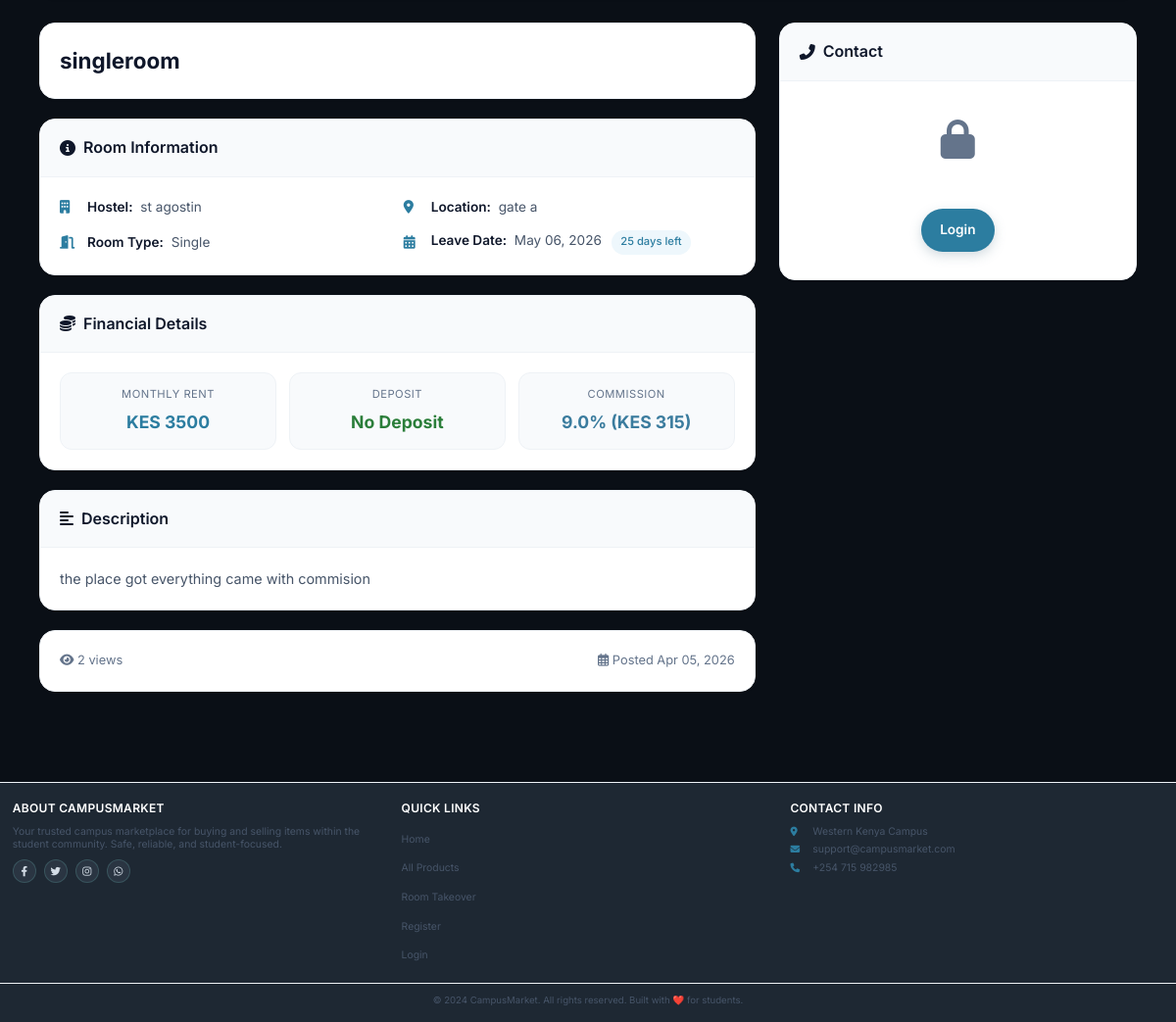
The app's page /rooms/13 (lower part), older data.
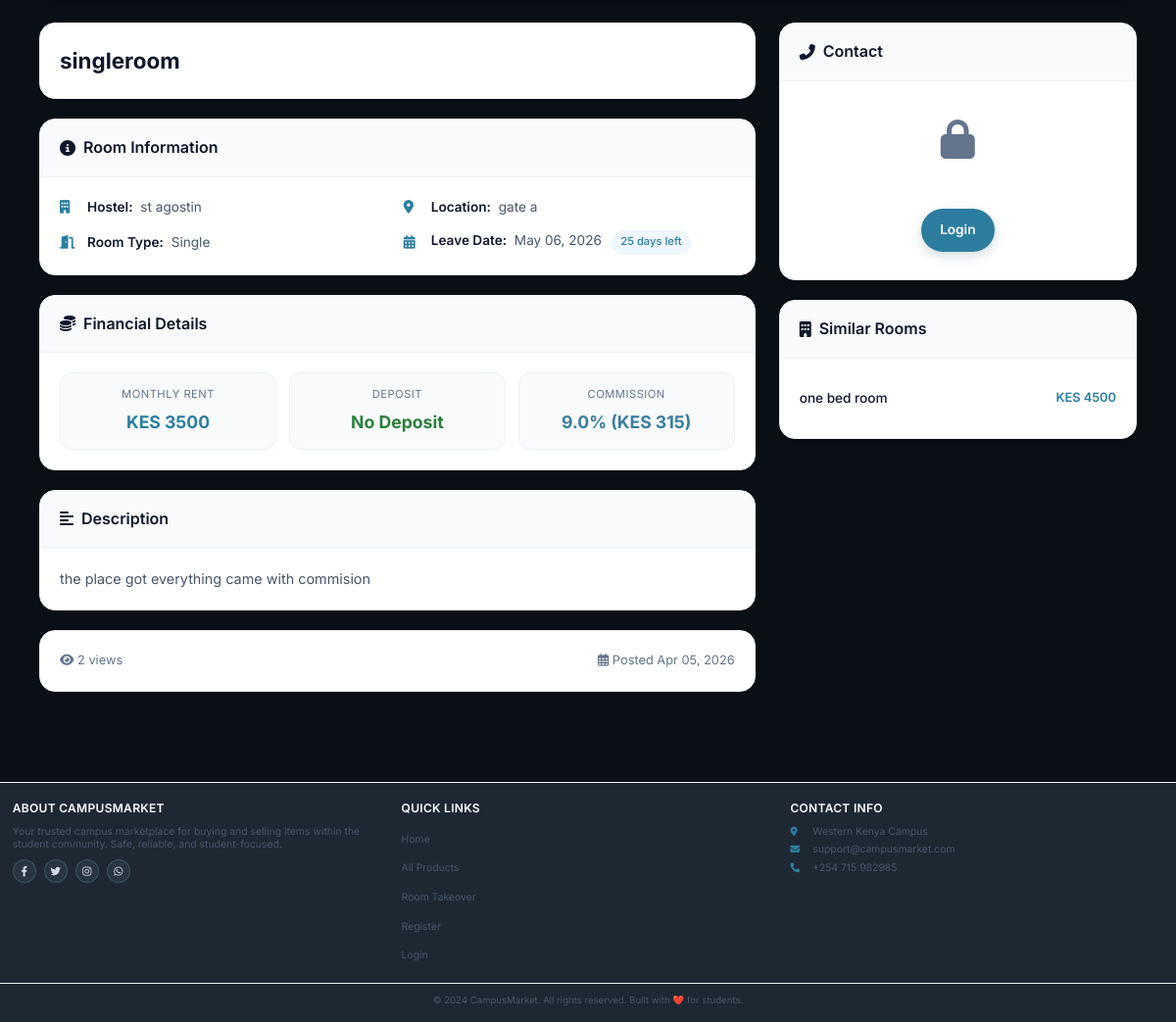
The same page, newer data.
### app/models.py (models this page shows, shortened)
class Product(db.Model):
    __tablename__ = 'products'
    id = db.Column(db.Integer, primary_key=True)
    title = db.Column(db.String(100), nullable=False)
    description = db.Column(db.Text)
    price = db.Column(db.Float, nullable=False)
    condition = db.Column(db.String(20))
    contact_info = db.Column(db.Text)
    is_fast_moving = db.Column(db.Boolean, default=False)
    is_active = db.Column(db.Boolean, default=True)
    is_sold = db.Column(db.Boolean, default=False)
    Token = db.Column(db.Float, nullable=False)
    category_id = db.Column(db.Integer, db.ForeignKey('categories.id'), nullable=False)
    seller_id = db.Column(db.Integer, db.ForeignKey('users.id'), nullable=False)
    image_group_id = db.Column(db.Integer, db.ForeignKey('product_image_groups.id'), nullable=True)
    created_at = db.Column(db.DateTime, default=datetime.utcnow)
    updated_at = db.Column(db.DateTime, default=datetime.utcnow, onupdate=datetime.utcnow)
    hostel_name = db.Column(db.String(100), nullable=False, default='')
    location = db.Column(db.String(100), nullable=False, default='')
    leave_date = db.Column(db.DateTime, nullable=False, default=datetime.utcnow)
    room_type = db.Column(db.String(20), default='single')
    deposit = db.Column(db.Float, default=0)
    commission_percentage = db.Column(db.Float, default=0)
    is_commission_listing = db.Column(db.Boolean, default=False)
    status = db.Column(db.String(20), default='available')
    agreement_user_id = db.Column(db.Integer, db.ForeignKey('users.id'), nullable=True)
    agreement_expires_at = db.Column(db.DateTime, nullable=True)
    booked_at = db.Column(db.DateTime, nullable=True)
    total_unlocks = db.Column(db.Integer, default=0)
    last_interest_update = db.Column(db.DateTime, default=datetime.utcnow)
    payments = db.relationship('Payment', back_populates='product', lazy=True, cascade="all, delete-orphan")
    chats = db.relationship('Chat', back_populates='product', lazy=True, cascade='all, delete-orphan')
    offers = db.relationship('Offer', back_populates='product', lazy=True, cascade='all, delete-orphan')
    unlocks = db.relationship(
    'ProductUnlock',
    back_populates='product',
    cascade='all, delete-orphan'
)
    notifications = db.relationship(
    'Notification',
    back_populates='product',
    cascade='all, delete-orphan'
)
    agreement_user = db.relationship('User', foreign_keys=[agreement_user_id])
    category = db.relationship('Category', back_populates='products')
    seller = db.relationship('User', foreign_keys=[seller_id], back_populates='products')
    image_group = db.relationship('ProductImageGroup', back_populates='product')
    @property
    def images(self):
        if self.image_group:
            return self.image_group.images
        return []
    def get_commission_amount(self):
        if self.is_commission_listing and self.commission_percentage > 0:
            return (self.price * self.commission_percentage) / 100
        return 0
    def get_deposit_display(self):
        if self.deposit and self.deposit > 0:
            return f"KES {self.deposit:,.0f}"
        return "No Deposit"
    def get_commission_display(self):
        if self.is_commission_listing and self.commission_percentage > 0:
            amount = self.get_commission_amount()
            return f"{self.commission_percentage}% (KES {amount:,.0f})"
        return "No Commission"
    def days_until_leave(self):
        if not self.leave_date:
            return 0
        delta = self.leave_date - datetime.utcnow()
        return max(0, delta.days)
    def is_expired(self):
        return self.leave_date and self.leave_date < datetime.utcnow()
    def update_status(self):
        now = datetime.utcnow()
        if self.is_expired():
            self.status = 'expired'
            return
        if self.status == 'pending' and self.agreement_expires_at:
            if self.agreement_expires_at < now:
                self.status = 'available'
                self.agreement_user_id = None
                self.agreement_expires_at = None
        if self.is_sold:
            self.status = 'booked'

### app/rooms/routes.py (the view)
@rooms_bp.route('/<int:room_id>')
def detail(room_id):
    room = Product.query.get_or_404(room_id)
    room.update_status()
    db.session.commit()
    is_unlocked = False
    if current_user.is_authenticated:
        is_unlocked = room.is_unlocked_by(current_user)
    similar_rooms = Product.query.filter(
        Product.id != room.id,
        Product.location == room.location,
        Product.is_active == True,
        Product.status == 'available',
        Product.hostel_name != ""  # Only rooms
    ).limit(3).all()
    return render_template('rooms/detail.html',
                         room=room,
                         is_unlocked=is_unlocked,
                         similar_rooms=similar_rooms)

### app/templates/rooms/detail.html (shortened to what the changed rows need)
{% extends "base.html" %}
{% block content %}
<div class="rooms-detail-container">
            {% set images_list = room.images|list if room.images else [] %}
    <div class="details-grid">
        <div class="details-main">
            <div class="info-card">
                <div class="card-body">
                    <div class="title-status">
                        <h1 class="room-title">{{ room.title }}</h1>
                    </div>
                </div>
            </div>
        </div>
        <div class="details-sidebar">
            {% if similar_rooms %}
            <div class="info-card">
                <div class="card-header">
                    <h3><i class="fas fa-building"></i> Similar Rooms</h3>
                </div>
                <div class="card-body">
                    {% for similar in similar_rooms %}
                    <div class="similar-item">
                        <a href="{{ url_for('rooms.detail', room_id=similar.id) }}" class="similar-link">
                            {{ similar.title }}
                        </a>
                        <span class="similar-price">KES {{ "%.0f"|format(similar.price) }}</span>
                    </div>
                    {% endfor %}
                </div>
            </div>
            {% endif %}
        </div>
    </div>
</div>
{% endblock %}

Row changes from the older to the newer data that the page shows:
added Product: title "one bed room", price "4500"
Text that changed along with them:
text now shown: "Similar Rooms"
